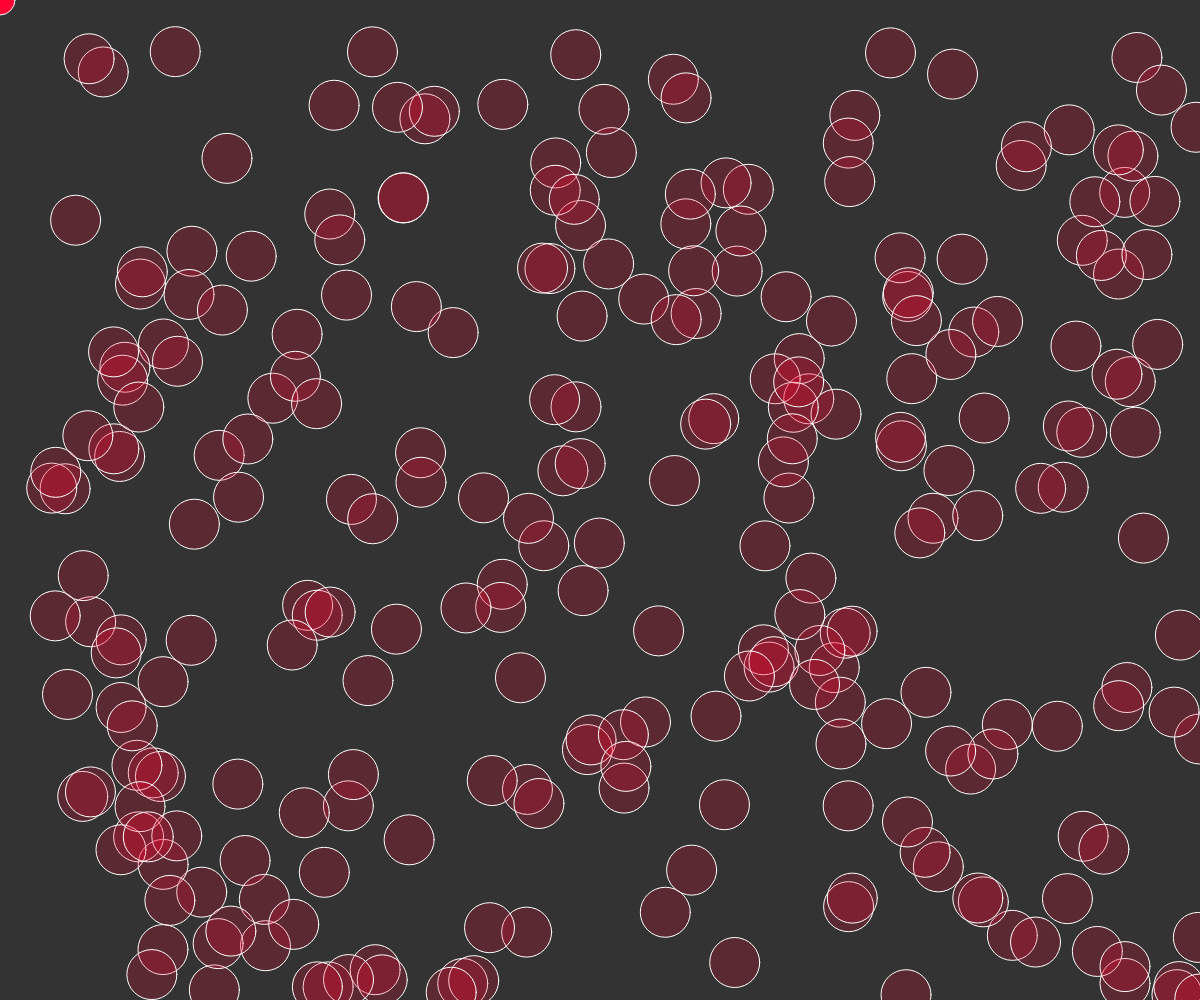
Frame 1 (no input)
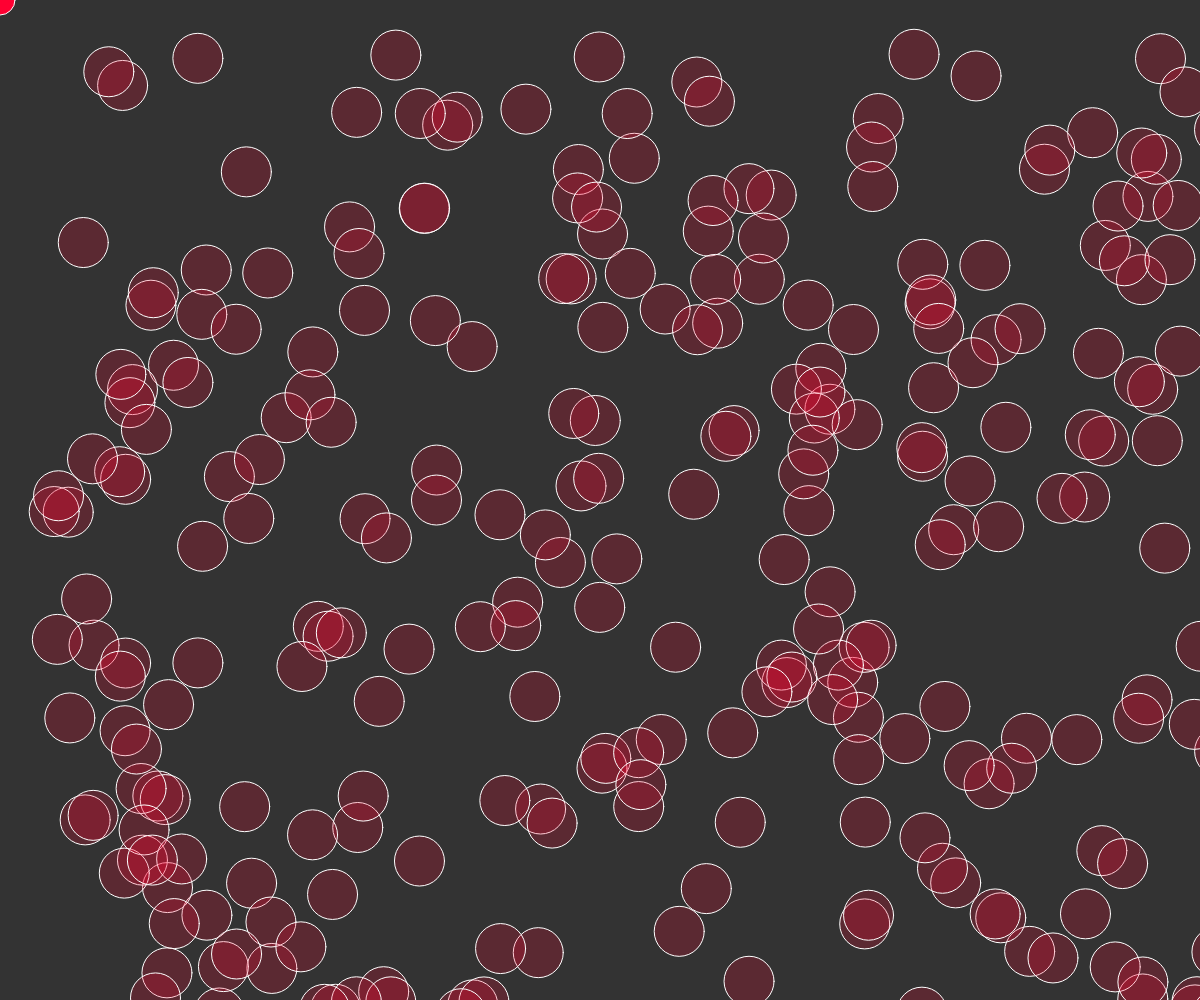
Frame 60 (no input)
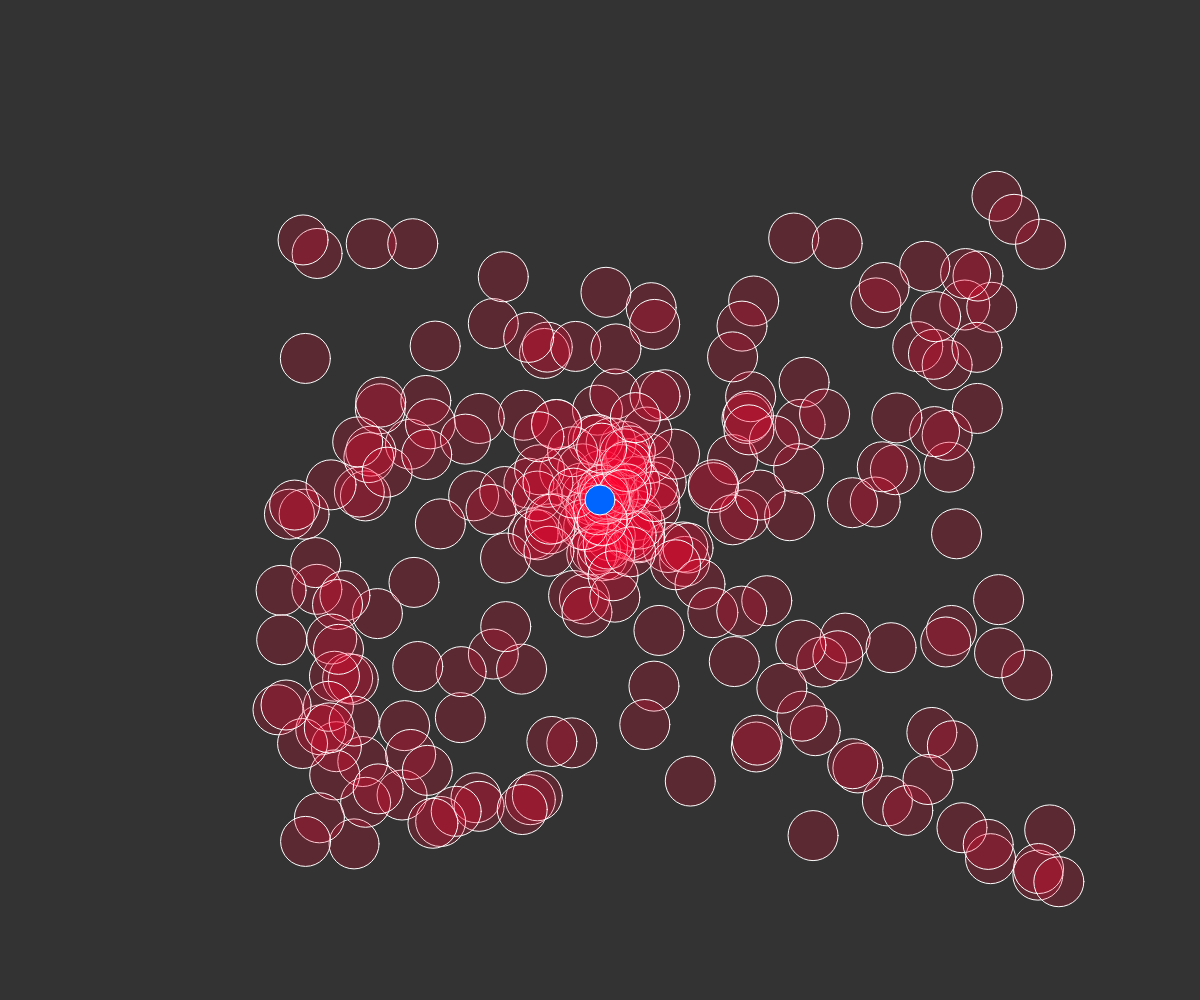
Frame 120 (the mouse pressed at the canvas centre since frame 60)

The p5.js sketch that drew these frames (run headless with seeded random() and noise() and a simulated clock; from frame 60 on, the mouse is pressed at the canvas centre):

// p5.js sketch
// ── sketch.js
var enxame = [];
var perseguir = true;
var tempoNovaAbelha = 0;

var sorteNumeroDeAbelhas; 

function setup() {
 createCanvas(windowWidth, windowHeight);
 
 sorteNumeroDeAbelhas = random(0, 100);//sorteamos um valor qualquer de 0 a 100.
 
 //Isso serve para começar o programa com poucas ou muitas abelhas, cada vez que inicia.
 if(sorteNumeroDeAbelhas > 0 && sorteNumeroDeAbelhas < 33){
   sorteNumeroDeAbelhas = random(2,10); 
 }else if(sorteNumeroDeAbelhas > 33 && sorteNumeroDeAbelhas < 66){
   sorteNumeroDeAbelhas = random(10,100); 
 }else if(sorteNumeroDeAbelhas > 66 && sorteNumeroDeAbelhas < 100){
   sorteNumeroDeAbelhas = random(66,1000); 
 }
 
 //Criamos o enxame de abelhas com o numero maximo estabelecido pela sorte.
 for(var i = 0; i < sorteNumeroDeAbelhas; i++){
   enxame.push(new Abelha(random(50, windowWidth), random(50, windowHeight)));
 }
}

function draw() {
  background(51);
  
  //Vincula as abelhas tendo como alvo o mouse.
  var target = createVector(mouseX, mouseY);
  
  //Executa os metodos para todas as abelhas.
  for(var count = 0; count < enxame.length; count++){
    enxame[count].seek(target);     
    enxame[count].update();
    enxame[count].display();
  }
  
 //Cria novas abelhas a cada tanto tempo
  if(tempoNovaAbelha == 100){
    enxame.push(new Abelha(random(50, width), random(50, height)));
    tempoNovaAbelha = 0;
  }  
  tempoNovaAbelha++;
  
  //Atualiza as abelhas sobre perseguir ou não o mouse.
   if(!perseguir){
     fill(0, 100, 255);
      for(var c = 0; c < enxame.length; c++){
        enxame[c].maxforce = 0.2;
     }
    }else{      
      fill(255, 0, 50);
      for(var c = 0; c < enxame.length; c++){
        enxame[c].maxforce = -0.02;
      }
    }
    
    //Mostra uma abelha menor 
    ellipse(mouseX, mouseY, 30, 30);
}

function Abelha(x, y, m){
  this.pos = createVector(x, y);
  this.vel = createVector(0, 0);
  this.acc = createVector(0, 0);
  this.maxspeed = 5;
  this.maxforce = 0.2;
  
  this.seek = function(target){ //A função Busca
    
    //Aqui é criado um novo vetor formado pela subtração do vetor target pelo vetor this.pos
    var desired = p5.Vector.sub(target, this.pos); 
    desired.setMag(this.maxspeed); //Calcula o tamanho 
    
    var steering = p5.Vector.sub(desired, this.vel);
    steering.limit(this.maxforce); //Limita o vetor steering ao valor maximo fornecido.
    
    this.applyForce(steering); //Aplica a força de perseguição.   
  }
  
  this.applyForce = function(force){
    this.acc.add(force); 
  }
  
  this.update = function(){
   this.vel.add(this.acc);
   this.vel.limit(this.maxspeed);
   this.pos.add(this.vel);
   this.acc.set(0, 0);
  }
  
  this.display = function(){
   fill(255, 0, 50, 50);
   stroke(255);
   ellipse(this.pos.x, this.pos.y, 50, 50);
  }  
}

//Mata abelha de uma a uma ao precionar a barra de espaço.
function keyPressed(){
  if(key == ' '){
    enxame.splice(0, 1); 
  }
}


//Ao pressionar o mouse a abelha vai atras do mouse ou foge dele.
function mousePressed(){  
    if(!perseguir){
      for(var c = 0; c < enxame.length; c++){
        enxame[c].maxforce = 0.2;
        perseguir = true;
     }
    }else{
      for(var c = 0; c < enxame.length; c++){
        enxame[c].maxforce = -0.02;
        perseguir = false;
      }
    }  
}
